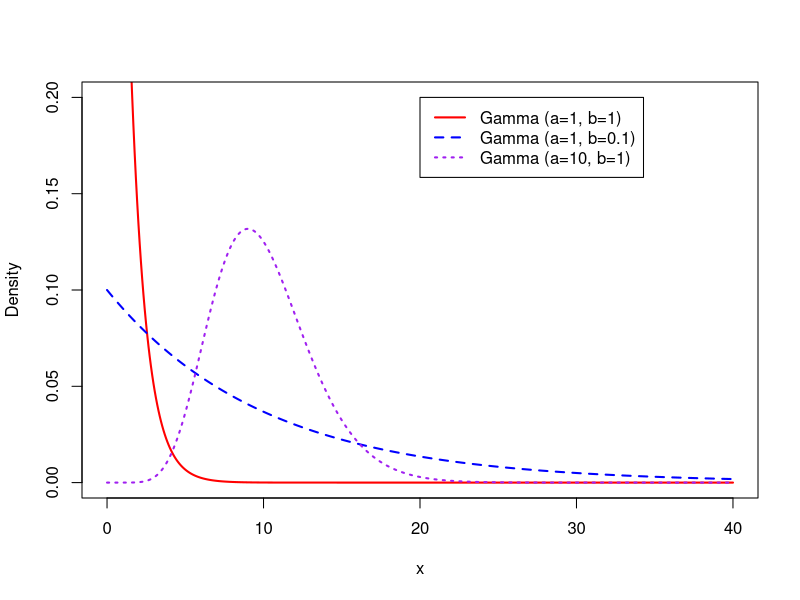

The R script that drew this image:
## pdf of Gamma distributions
x <- seq(0,40,length=500) 
gamma_1 <- dgamma(x, 1, rate=1) # mean=a/b, variance=a/b^2
gamma_2 <- dgamma(x, 1, rate=0.1) # mean=a/b, variance=a/b^2
gamma_3 <- dgamma(x, 10, rate=1) # mean=a/b, variance=a/b^2
#jpeg("Ch4_Gamma.jpeg", width = 6, height = 4, units = 'in', res = 1800)  # save the plot as jpeg format
plot(x,gamma_1,type="l",ylab="Density",xlab="x",lty=1,lwd=2,col="red",ylim=c(0,0.2)) 
lines(x,gamma_2,lty=2,lwd=2,col="blue") 
lines(x,gamma_3,lty=3,lwd=2,col="purple") 
legend(20,0.2,c("Gamma (a=1, b=1)","Gamma (a=1, b=0.1)","Gamma (a=10, b=1)"),lty=c(1,2,3),lwd=c(2,2,2),col=c("red","blue","purple")) # add legend
#dev.off()
